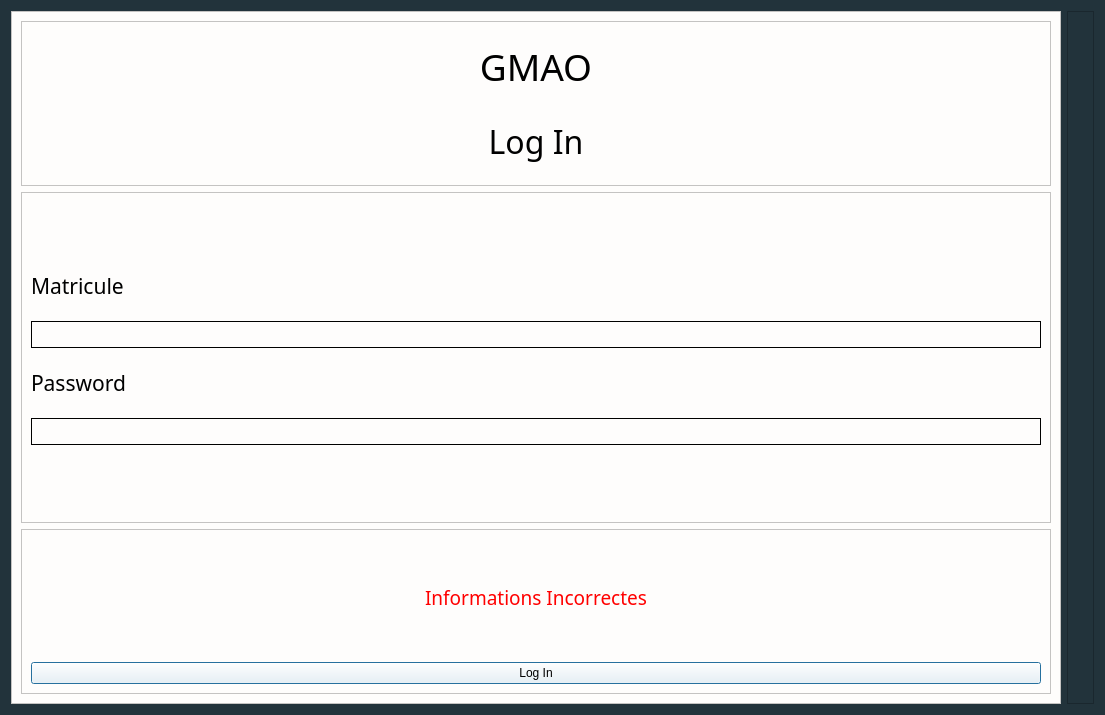
<?xml version="1.0" encoding="UTF-8"?>
<ui version="4.0">
 <class>Dialog</class>
 <widget class="QDialog" name="Dialog">
  <property name="geometry">
   <rect>
    <x>0</x>
    <y>0</y>
    <width>1105</width>
    <height>715</height>
   </rect>
  </property>
  <property name="windowTitle">
   <string>Dialog</string>
  </property>
  <property name="styleSheet">
   <string notr="true">background-color : #22333B;
</string>
  </property>
  <layout class="QHBoxLayout" name="horizontalLayout" stretch="0,0">
   <property name="sizeConstraint">
    <enum>QLayout::SetDefaultConstraint</enum>
   </property>
   <item>
    <widget class="QFrame" name="frame">
     <property name="styleSheet">
      <string notr="true">background-color : #FEFDFC;</string>
     </property>
     <property name="frameShape">
      <enum>QFrame::StyledPanel</enum>
     </property>
     <property name="frameShadow">
      <enum>QFrame::Raised</enum>
     </property>
     <layout class="QVBoxLayout" name="verticalLayout_2" stretch="1,2,1">
      <item>
       <widget class="QFrame" name="frame_4">
        <property name="styleSheet">
         <string notr="true"/>
        </property>
        <property name="frameShape">
         <enum>QFrame::StyledPanel</enum>
        </property>
        <property name="frameShadow">
         <enum>QFrame::Raised</enum>
        </property>
        <layout class="QVBoxLayout" name="verticalLayout_3">
         <item>
          <widget class="QLabel" name="label">
           <property name="font">
            <font>
             <family>Modern No. 20</family>
             <pointsize>28</pointsize>
            </font>
           </property>
           <property name="text">
            <string>GMAO</string>
           </property>
           <property name="alignment">
            <set>Qt::AlignCenter</set>
           </property>
          </widget>
         </item>
         <item>
          <widget class="QLabel" name="label_2">
           <property name="font">
            <font>
             <family>Modern No. 20</family>
             <pointsize>24</pointsize>
            </font>
           </property>
           <property name="text">
            <string>Log In</string>
           </property>
           <property name="alignment">
            <set>Qt::AlignCenter</set>
           </property>
          </widget>
         </item>
        </layout>
       </widget>
      </item>
      <item>
       <widget class="QFrame" name="frame_3">
        <property name="frameShape">
         <enum>QFrame::StyledPanel</enum>
        </property>
        <property name="frameShadow">
         <enum>QFrame::Raised</enum>
        </property>
        <layout class="QFormLayout" name="formLayout">
         <property name="fieldGrowthPolicy">
          <enum>QFormLayout::AllNonFixedFieldsGrow</enum>
         </property>
         <property name="rowWrapPolicy">
          <enum>QFormLayout::WrapLongRows</enum>
         </property>
         <property name="labelAlignment">
          <set>Qt::AlignCenter</set>
         </property>
         <property name="formAlignment">
          <set>Qt::AlignCenter</set>
         </property>
         <property name="horizontalSpacing">
          <number>10</number>
         </property>
         <property name="verticalSpacing">
          <number>20</number>
         </property>
         <item row="0" column="0" colspan="2">
          <widget class="QLabel" name="Matricule">
           <property name="font">
            <font>
             <family>Modern No. 20</family>
             <pointsize>16</pointsize>
            </font>
           </property>
           <property name="text">
            <string>Matricule</string>
           </property>
           <property name="alignment">
            <set>Qt::AlignLeading|Qt::AlignLeft|Qt::AlignVCenter</set>
           </property>
          </widget>
         </item>
         <item row="2" column="0">
          <widget class="QLabel" name="Password">
           <property name="font">
            <font>
             <family>Modern No. 20</family>
             <pointsize>16</pointsize>
            </font>
           </property>
           <property name="text">
            <string>Password</string>
           </property>
          </widget>
         </item>
         <item row="1" column="0" colspan="2">
          <widget class="QLineEdit" name="lineEdit">
           <property name="layoutDirection">
            <enum>Qt::LeftToRight</enum>
           </property>
           <property name="styleSheet">
            <string notr="true">width : 250px;height : 25px;
border: 1px solid back;</string>
           </property>
           <property name="alignment">
            <set>Qt::AlignLeading|Qt::AlignLeft|Qt::AlignVCenter</set>
           </property>
          </widget>
         </item>
         <item row="3" column="0" colspan="2">
          <widget class="QLineEdit" name="lineEdit_2">
           <property name="styleSheet">
            <string notr="true">width : 250px;height : 25px;
border: 1px solid back;</string>
           </property>
           <property name="echoMode">
            <enum>QLineEdit::Password</enum>
           </property>
          </widget>
         </item>
        </layout>
       </widget>
      </item>
      <item>
       <widget class="QFrame" name="frame_2">
        <property name="styleSheet">
         <string notr="true">QPushButton:hover{
	background-color: rgb(0, 92, 157);
}</string>
        </property>
        <property name="frameShape">
         <enum>QFrame::StyledPanel</enum>
        </property>
        <property name="frameShadow">
         <enum>QFrame::Raised</enum>
        </property>
        <layout class="QVBoxLayout" name="verticalLayout_4" stretch="2,1">
         <item>
          <widget class="QLabel" name="ErrorLabel">
           <property name="font">
            <font>
             <family>Modern No. 20</family>
             <pointsize>14</pointsize>
            </font>
           </property>
           <property name="styleSheet">
            <string notr="true">color : rgb(255, 0, 0);</string>
           </property>
           <property name="text">
            <string>Informations Incorrectes</string>
           </property>
           <property name="alignment">
            <set>Qt::AlignCenter</set>
           </property>
          </widget>
         </item>
         <item>
          <widget class="QPushButton" name="LogIn">
           <property name="cursor">
            <cursorShape>PointingHandCursor</cursorShape>
           </property>
           <property name="styleSheet">
            <string notr="true">QPushButton{
height : 25px;
background-color :#00A8E8;
}


QPushButton:hover{
	background-color: rgb(0, 92, 157);
};</string>
           </property>
           <property name="text">
            <string>Log In</string>
           </property>
          </widget>
         </item>
        </layout>
       </widget>
      </item>
     </layout>
    </widget>
   </item>
   <item>
    <widget class="QFrame" name="frame_5">
     <property name="frameShape">
      <enum>QFrame::StyledPanel</enum>
     </property>
     <property name="frameShadow">
      <enum>QFrame::Raised</enum>
     </property>
     <layout class="QHBoxLayout" name="horizontalLayout_2" stretch="0">
      <item>
       <widget class="QLabel" name="label_3">
        <property name="maximumSize">
         <size>
          <width>769</width>
          <height>677</height>
         </size>
        </property>
        <property name="text">
         <string/>
        </property>
        <property name="pixmap">
         <pixmap resource="icons.qrc">:/icons/icons/two-colleagues-factory.jpg</pixmap>
        </property>
        <property name="scaledContents">
         <bool>true</bool>
        </property>
        <property name="wordWrap">
         <bool>false</bool>
        </property>
       </widget>
      </item>
     </layout>
    </widget>
   </item>
  </layout>
 </widget>
 <resources>
  <include location="icons.qrc"/>
 </resources>
 <connections/>
</ui>
